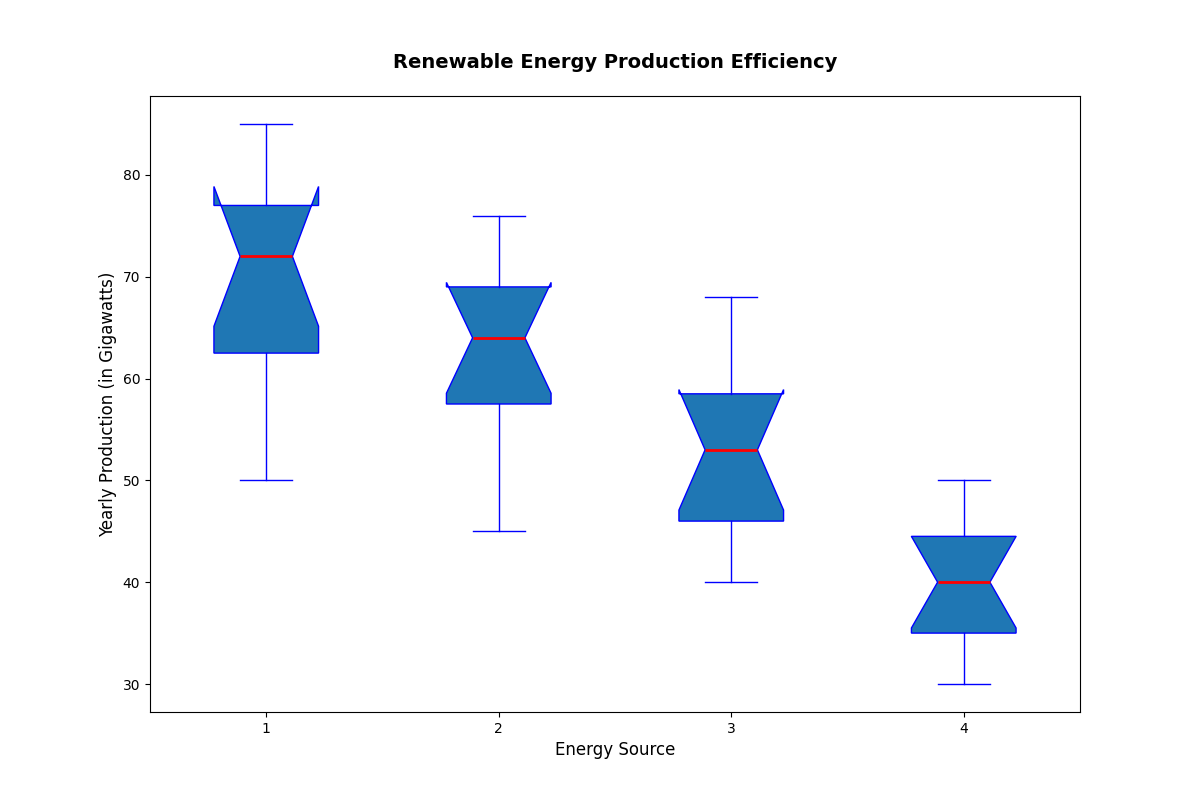

Source code (Python):
import matplotlib.pyplot as plt
import numpy as np

# Data for the box plot
solar_energy = [50, 55, 60, 65, 70, 72, 74, 76, 78, 80, 85]
wind_energy = [45, 50, 55, 60, 62, 64, 66, 68, 70, 75, 76]
hydroelectric_energy = [40, 42, 45, 47, 50, 53, 55, 57, 60, 64, 68]
geothermal_energy = [30, 32, 34, 36, 37, 40, 42, 44, 45, 48, 50]

data = [solar_energy, wind_energy, hydroelectric_energy, geothermal_energy]

# Plot setup
fig, ax = plt.subplots(figsize=(12, 8))

# Create the vertical box plot
ax.boxplot(data, vert=True, patch_artist=True, notch=True,
           boxprops=dict(color='blue'),
           whiskerprops=dict(color='blue'),
           capprops=dict(color='blue'),
           medianprops=dict(color='red', linewidth=2),
           flierprops=dict(markerfacecolor='red', marker='o', markersize=5, linestyle='none'))

# Adding title and labels
plt.title("Renewable Energy Production Efficiency", fontsize=14, fontweight='bold', pad=20)
plt.xlabel("Energy Source", fontsize=12)
plt.ylabel("Yearly Production (in Gigawatts)", fontsize=12)

# Display the plot
plt.show()
